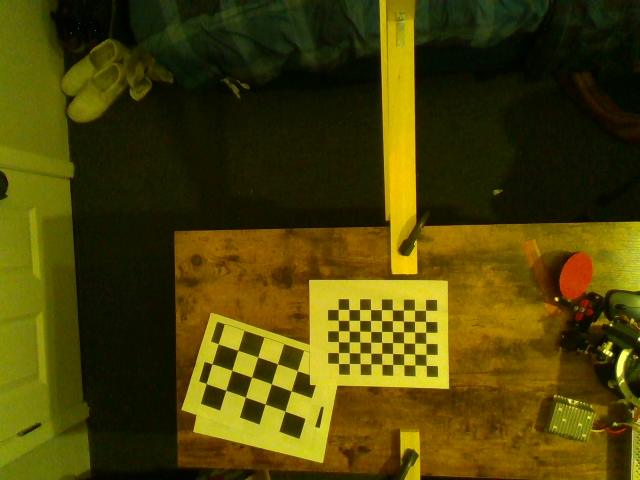
#> input picture misc/realsense_checkerboard_img2.png, 640 x 480 px
$ python camera_calibration.py
#> lines starting #> are read from the running program, lines starting #| are printed output that depends on the picture; after the words box and inside, x2 and y2 are one past the last pixel; in counts of white or black regions, pixels touching at a corner belong together
# Import required modules
import cv2
import numpy as np
import os
import glob


# Define the dimensions of checkerboard
CHECKERBOARD = (6, 9)


# stop the iteration when specified
# accuracy, epsilon, is reached or
# specified number of iterations are completed.
criteria = (cv2.TERM_CRITERIA_EPS +
			cv2.TERM_CRITERIA_MAX_ITER, 30, 0.001)


# Vector for 3D points
threedpoints = []

# Vector for 2D points
twodpoints = []


# 3D points real world coordinates
objectp3d = np.zeros((1, CHECKERBOARD[0]
					* CHECKERBOARD[1],
					3), np.float32)
objectp3d[0, :, :2] = np.mgrid[0:CHECKERBOARD[0],
							0:CHECKERBOARD[1]].T.reshape(-1, 2)
prev_img_shape = None


# Extracting path of individual image stored
# in a given directory. Since no path is
# specified, it will take current directory
# jpg files alone
images = glob.glob('C:/Users/piyus/Robot_Arm_Ping_Pong/misc/realsense_checkerboard_img2.png')

for filename in images:
	image = cv2.imread(filename)
#> image is the input picture: shape (480, 640, 3); mean B, G, R 5.4, 66.3, 75.7
	#image = cv2.resize(image, (image.shape[0]*4, image.shape[1]*4))
	grayColor = cv2.cvtColor(image, cv2.COLOR_BGR2GRAY)
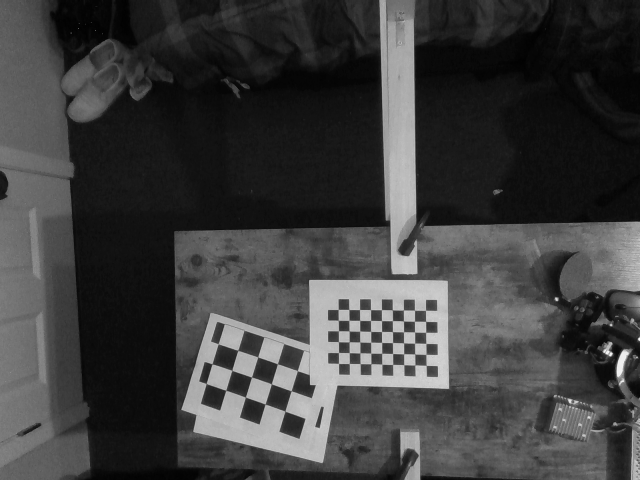
#> grayColor: shape (480, 640); min 1, max 248, mean 62.2

	# Find the chess board corners
	# If desired number of corners are
	# found in the image then ret = true
	ret, corners = cv2.findChessboardCorners(
					grayColor, CHECKERBOARD,
					cv2.CALIB_CB_ADAPTIVE_THRESH
					+ cv2.CALIB_CB_FAST_CHECK +
					cv2.CALIB_CB_NORMALIZE_IMAGE)
#> ret = True; corners = 54 rows, first 8: [425.6, 310.3], [425.7, 321.4], [425.7, 332.3], [425.9, 343.5], [426, 354.4], [426.2, 365.4], [414.5, 310.3], [414.4, 321.3]

	# If desired number of corners can be detected then,
	# refine the pixel coordinates and display
	# them on the images of checker board
	if ret == True:
		threedpoints.append(objectp3d)

		# Refining pixel coordinates
		# for given 2d points.
		corners2 = cv2.cornerSubPix(
			grayColor, corners, (11, 11), (-1, -1), criteria)
#> corners2 = 54 rows, first 8: [419.9, 316.1], [420.4, 326.5], [420.4, 326.5], [419.9, 348.6], [420.3, 359.6], [420.3, 359.6], [419.9, 316.1], [408.7, 326.5]

		print(corners2)
#> (printed output is left out)

		twodpoints.append(corners2)

		# Draw and display the corners
		image = cv2.drawChessboardCorners(image,
										CHECKERBOARD,
										corners2, ret)
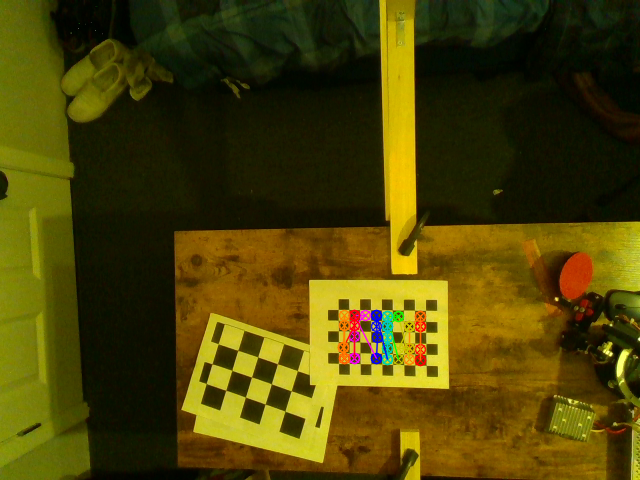
#> image: shape (480, 640, 3); 1.12% of pixels changed, all inside (x1, y1, x2, y2) = (337, 309, 427, 367)
		#print(image.shape)
		#resized_image = cv2.resize(image, (image.shape[0]*3, image.shape[1]*3))

	cv2.imshow('img', image)
	cv2.waitKey(0)

cv2.destroyAllWindows()

h, w = image.shape[:2]
#> h = 480; w = 640


# Perform camera calibration by
# passing the value of above found out 3D points (threedpoints)
# and its corresponding pixel coordinates of the
# detected corners (twodpoints)
# ret, matrix, distortion, r_vecs, t_vecs = cv2.calibrateCamera(
# 	threedpoints, twodpoints, grayColor.shape[::-1], None, None)
#
#
# # Displaying required output
# print(" Camera matrix:")
# print(matrix)
#
# print("\n Distortion coefficient:")
# print(distortion)
#
# print("\n Rotation Vectors:")
# print(r_vecs)
#
# print("\n Translation Vectors:")
# print(t_vecs)
#
# mean_error = 0
# for i in range(len(threedpoints)):
# 	imgpoints2, _ = cv2.projectPoints(threedpoints[i], r_vecs[i], t_vecs[i], matrix, distortion)
# 	error = cv2.norm(twodpoints[i], imgpoints2, cv2.NORM_L2)/len(imgpoints2)
# 	mean_error += error
# print( "total error: {}".format(mean_error/len(threedpoints)) )

$ run again, with misc/realsense_checkerboard_img.png copied over misc/realsense_checkerboard_img2.png
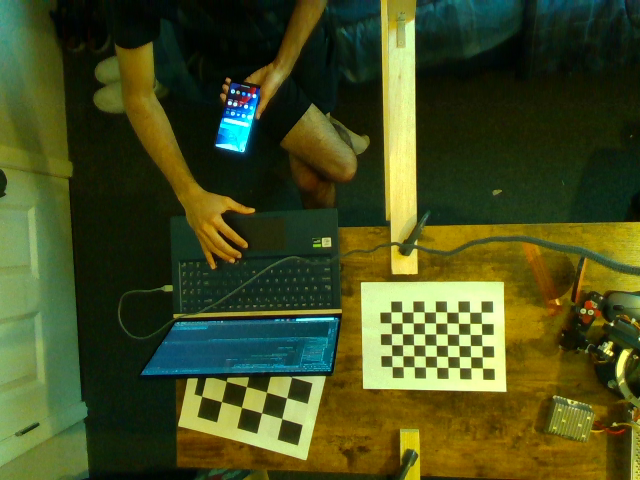
#> input picture misc/realsense_checkerboard_img.png, 640 x 480 px
#> image is the input picture: shape (480, 640, 3); mean B, G, R 32.3, 77.6, 69.4
#> `grayColor = cv2.cvtColor(image, cv2.COLOR_BGR2GRAY)`:
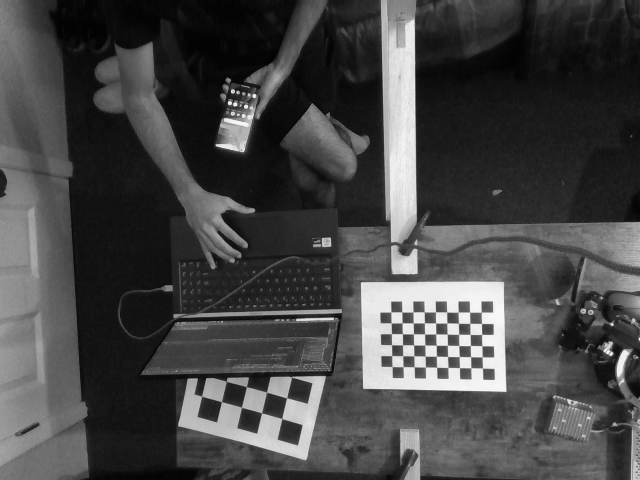
#> grayColor: shape (480, 640); min 1, max 250, mean 70
#> ret = True; corners = 54 rows, first 8: [481.3, 312.2], [481.6, 323.5], [481.7, 334.4], [482, 345.7], [482.3, 356.8], [482.5, 368.1], [469.6, 312.2], [469.8, 323.3]
#> corners2 = 54 rows, first 8: [475.4, 318.4], [476.5, 328.8], [476.5, 328.8], [475.8, 340.2], [475.8, 350.8], [476.3, 362.1], [475.4, 318.4], [463.7, 328.6]
#> (printed output is left out)
#> `image = cv2.drawChessboardCorners(image, CHECKERBOARD, corners2, ret)`:
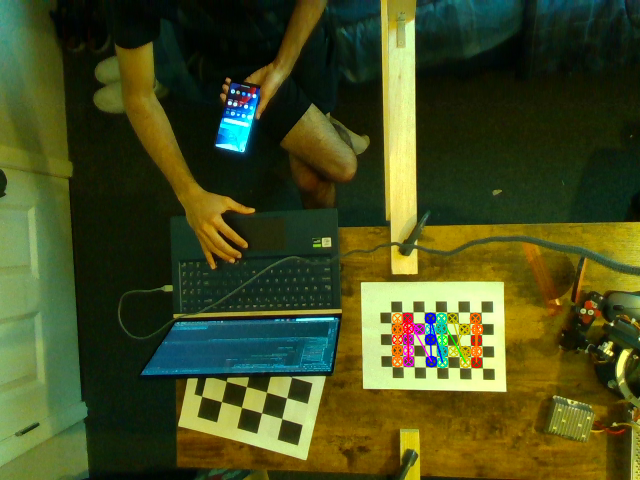
#> image: shape (480, 640, 3); 1.18% of pixels changed, all inside (x1, y1, x2, y2) = (391, 312, 484, 369)

$ run again, with misc/checkerboard_img.jpg saved as misc/realsense_checkerboard_img2.png
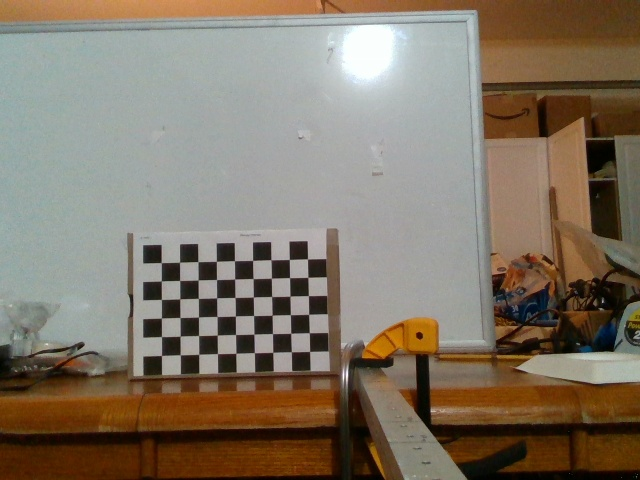
#> input picture misc/checkerboard_img.jpg, 640 x 480 px
#> image is the input picture: shape (480, 640, 3); mean B, G, R 102, 117.5, 129.7
#> `grayColor = cv2.cvtColor(image, cv2.COLOR_BGR2GRAY)`:
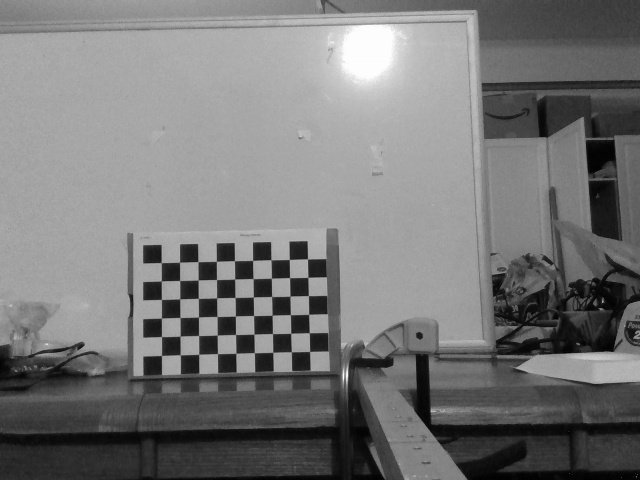
#> grayColor: shape (480, 640); min 0, max 255, mean 119.4
#> ret = True; corners = 54 rows, first 8: [161.4, 355.5], [161.2, 336.8], [161.2, 317.9], [161.3, 299.4], [161, 280.8], [161, 262.7], [179.9, 355.1], [180.2, 336.3]
#> corners2 = 54 rows, first 8: [161.5, 355.5], [161.5, 336.6], [161.4, 318.1], [161.4, 299.5], [161.3, 280.9], [161.3, 262.6], [180.3, 354.7], [180.1, 336.1]
#> (printed output is left out)
#> `image = cv2.drawChessboardCorners(image, CHECKERBOARD, corners2, ret)`:
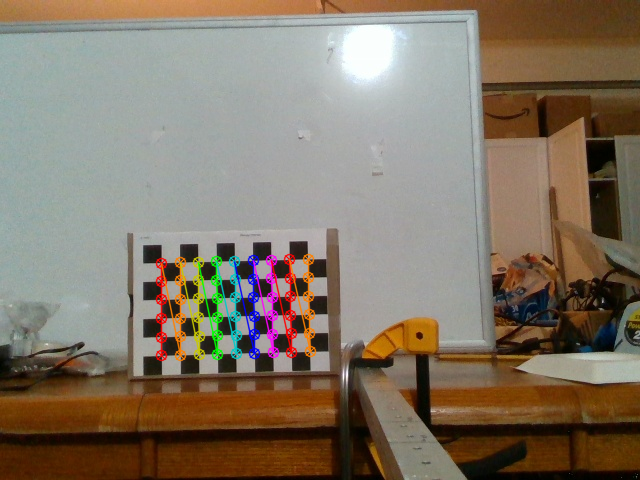
#> image: shape (480, 640, 3); 2.81% of pixels changed, all inside (x1, y1, x2, y2) = (155, 253, 317, 362)
